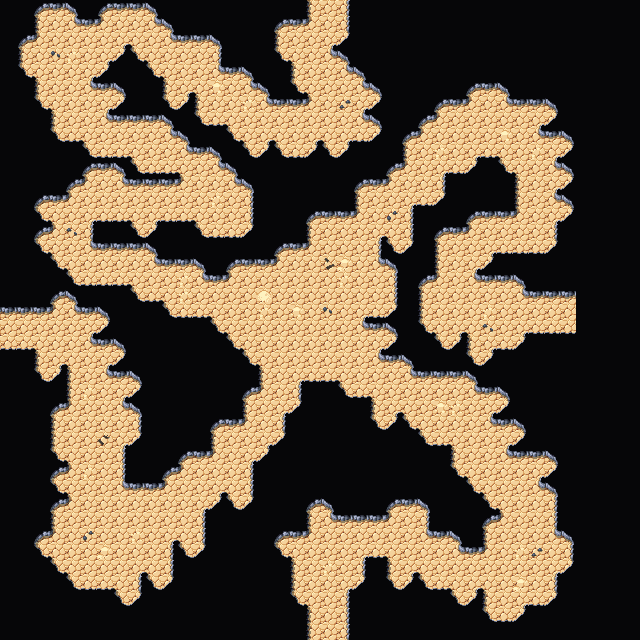

This is a level from a 2D game, rendered from its Tiled map with the project's own tilesets. A one-line summary and the map file follow, with tile-layer data summarised:
An orthogonal 40x40 tile map with 16x16 px tiles, 4 tile layers (Collision, Background, Walls, Clutter), 2 tilesets and 4 objects.

<map version="1.5" tiledversion="1.7.2" orientation="orthogonal" renderorder="right-down" width="40" height="40" tilewidth="16" tileheight="16" infinite="0" nextlayerid="7" nextobjectid="63">
 <editorsettings>
  <export target="wastetown..tmx" format="tmx" />
 </editorsettings>
 <tileset firstgid="1" source="../../../tileset/main.tsx" />
 <tileset firstgid="3477" source="../../../tileset/buildings.tsx" />
 <layer id="6" name="Collision" width="40" height="40">
  <data>[1600 cells, 0 non-empty, 0 distinct tile ids]</data>
 </layer>
 <layer id="1" name="Background" width="40" height="40">
  <data>[1600 cells, 1600 non-empty, 1 distinct tile ids]</data>
 </layer>
 <layer id="2" name="Walls" width="40" height="40">
  <data>[1600 cells, 1271 non-empty, 18 distinct tile ids]</data>
 </layer>
 <layer id="3" name="Clutter" width="40" height="40">
  <properties>
   <property name="spriteLayer" type="bool" value="true" />
  </properties>
  <data>[1600 cells, 34 non-empty, 10 distinct tile ids]</data>
 </layer>
 <objectgroup id="4" name="Objects">
  <object id="59" template="../../../obj/door_right.tx" x="0.16667" y="335.833">
   <properties>
    <property name="teleport" value="../common/maps/map/cave/cave_multilevel_4/cave_23E6.tmx" />
    <property name="teleportObjectId" value="60" />
   </properties>
  </object>
  <object id="60" template="../../../obj/door_left.tx" x="558.667" y="320.667">
   <properties>
    <property name="teleport" value="../common/maps/map/cave/cave_multilevel_4/cave_23E8.tmx" />
    <property name="teleportObjectId" value="63" />
   </properties>
  </object>
  <object id="61" template="../../../obj/door_down.tx" x="319.333" y="19.3333">
   <properties>
    <property name="teleport" value="../common/maps/map/cave/cave_multilevel_4/cave_23D7.tmx" />
    <property name="teleportObjectId" value="62" />
   </properties>
  </object>
  <object id="62" template="../../../obj/door_up.tx" x="321.655" y="637.409">
   <properties>
    <property name="teleport" value="../common/maps/map/cave/cave_multilevel_4/cave_23F7.tmx" />
    <property name="teleportObjectId" value="61" />
   </properties>
  </object>
 </objectgroup>
</map>
